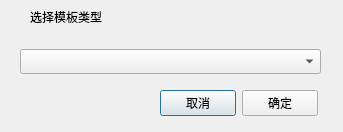
<?xml version="1.0" encoding="UTF-8"?>
<ui version="4.0">
 <class>FrmSelectModuleVersion</class>
 <widget class="QDialog" name="FrmSelectModuleVersion">
  <property name="geometry">
   <rect>
    <x>0</x>
    <y>0</y>
    <width>343</width>
    <height>132</height>
   </rect>
  </property>
  <property name="windowTitle">
   <string>Dialog</string>
  </property>
  <layout class="QGridLayout" name="gridLayout">
   <property name="leftMargin">
    <number>0</number>
   </property>
   <property name="topMargin">
    <number>0</number>
   </property>
   <property name="rightMargin">
    <number>0</number>
   </property>
   <property name="bottomMargin">
    <number>0</number>
   </property>
   <item row="0" column="0">
    <widget class="QWidget" name="widget_title" native="true">
     <property name="sizePolicy">
      <sizepolicy hsizetype="Preferred" vsizetype="Fixed">
       <horstretch>0</horstretch>
       <verstretch>0</verstretch>
      </sizepolicy>
     </property>
     <property name="minimumSize">
      <size>
       <width>100</width>
       <height>33</height>
      </size>
     </property>
     <layout class="QHBoxLayout" name="horizontalLayout_2">
      <property name="spacing">
       <number>0</number>
      </property>
      <property name="leftMargin">
       <number>0</number>
      </property>
      <property name="topMargin">
       <number>0</number>
      </property>
      <property name="rightMargin">
       <number>0</number>
      </property>
      <property name="bottomMargin">
       <number>0</number>
      </property>
      <item>
       <widget class="QLabel" name="lab_Ico">
        <property name="sizePolicy">
         <sizepolicy hsizetype="Minimum" vsizetype="Preferred">
          <horstretch>0</horstretch>
          <verstretch>0</verstretch>
         </sizepolicy>
        </property>
        <property name="minimumSize">
         <size>
          <width>30</width>
          <height>0</height>
         </size>
        </property>
        <property name="text">
         <string/>
        </property>
        <property name="alignment">
         <set>Qt::AlignCenter</set>
        </property>
       </widget>
      </item>
      <item>
       <widget class="QLabel" name="lab_Title">
        <property name="sizePolicy">
         <sizepolicy hsizetype="Expanding" vsizetype="Preferred">
          <horstretch>0</horstretch>
          <verstretch>0</verstretch>
         </sizepolicy>
        </property>
        <property name="styleSheet">
         <string notr="true">font: 10pt &quot;微软雅黑&quot;;</string>
        </property>
        <property name="text">
         <string>选择模板类型</string>
        </property>
        <property name="alignment">
         <set>Qt::AlignLeading|Qt::AlignLeft|Qt::AlignVCenter</set>
        </property>
       </widget>
      </item>
      <item>
       <widget class="QWidget" name="widget_menu" native="true">
        <property name="sizePolicy">
         <sizepolicy hsizetype="Minimum" vsizetype="Preferred">
          <horstretch>0</horstretch>
          <verstretch>0</verstretch>
         </sizepolicy>
        </property>
        <layout class="QHBoxLayout" name="horizontalLayout">
         <property name="spacing">
          <number>0</number>
         </property>
         <property name="leftMargin">
          <number>0</number>
         </property>
         <property name="topMargin">
          <number>0</number>
         </property>
         <property name="rightMargin">
          <number>0</number>
         </property>
         <property name="bottomMargin">
          <number>0</number>
         </property>
         <item>
          <widget class="QPushButton" name="btnMenu">
           <property name="enabled">
            <bool>false</bool>
           </property>
           <property name="sizePolicy">
            <sizepolicy hsizetype="Minimum" vsizetype="Expanding">
             <horstretch>0</horstretch>
             <verstretch>0</verstretch>
            </sizepolicy>
           </property>
           <property name="minimumSize">
            <size>
             <width>31</width>
             <height>0</height>
            </size>
           </property>
           <property name="cursor">
            <cursorShape>ArrowCursor</cursorShape>
           </property>
           <property name="focusPolicy">
            <enum>Qt::NoFocus</enum>
           </property>
           <property name="toolTip">
            <string/>
           </property>
           <property name="text">
            <string/>
           </property>
           <property name="flat">
            <bool>true</bool>
           </property>
          </widget>
         </item>
         <item>
          <widget class="QPushButton" name="btnMenu_Max">
           <property name="enabled">
            <bool>false</bool>
           </property>
           <property name="sizePolicy">
            <sizepolicy hsizetype="Minimum" vsizetype="Expanding">
             <horstretch>0</horstretch>
             <verstretch>0</verstretch>
            </sizepolicy>
           </property>
           <property name="minimumSize">
            <size>
             <width>31</width>
             <height>0</height>
            </size>
           </property>
           <property name="cursor">
            <cursorShape>ArrowCursor</cursorShape>
           </property>
           <property name="focusPolicy">
            <enum>Qt::NoFocus</enum>
           </property>
           <property name="toolTip">
            <string/>
           </property>
           <property name="text">
            <string/>
           </property>
           <property name="flat">
            <bool>true</bool>
           </property>
          </widget>
         </item>
         <item>
          <widget class="QPushButton" name="btnMenu_Min">
           <property name="sizePolicy">
            <sizepolicy hsizetype="Minimum" vsizetype="Expanding">
             <horstretch>0</horstretch>
             <verstretch>0</verstretch>
            </sizepolicy>
           </property>
           <property name="minimumSize">
            <size>
             <width>31</width>
             <height>0</height>
            </size>
           </property>
           <property name="cursor">
            <cursorShape>ArrowCursor</cursorShape>
           </property>
           <property name="focusPolicy">
            <enum>Qt::NoFocus</enum>
           </property>
           <property name="toolTip">
            <string>最小化</string>
           </property>
           <property name="text">
            <string/>
           </property>
           <property name="flat">
            <bool>true</bool>
           </property>
          </widget>
         </item>
         <item>
          <widget class="QPushButton" name="btnMenu_Close">
           <property name="sizePolicy">
            <sizepolicy hsizetype="Minimum" vsizetype="Expanding">
             <horstretch>0</horstretch>
             <verstretch>0</verstretch>
            </sizepolicy>
           </property>
           <property name="minimumSize">
            <size>
             <width>40</width>
             <height>0</height>
            </size>
           </property>
           <property name="cursor">
            <cursorShape>ArrowCursor</cursorShape>
           </property>
           <property name="focusPolicy">
            <enum>Qt::NoFocus</enum>
           </property>
           <property name="toolTip">
            <string>关闭</string>
           </property>
           <property name="text">
            <string/>
           </property>
           <property name="flat">
            <bool>true</bool>
           </property>
          </widget>
         </item>
        </layout>
       </widget>
      </item>
     </layout>
    </widget>
   </item>
   <item row="1" column="0">
    <widget class="QWidget" name="widget_main" native="true">
     <property name="styleSheet">
      <string notr="true">font: 10pt &quot;微软雅黑&quot;;</string>
     </property>
     <widget class="QComboBox" name="comboBox">
      <property name="geometry">
       <rect>
        <x>20</x>
        <y>10</y>
        <width>301</width>
        <height>25</height>
       </rect>
      </property>
     </widget>
     <widget class="QWidget" name="">
      <property name="geometry">
       <rect>
        <x>160</x>
        <y>50</y>
        <width>158</width>
        <height>29</height>
       </rect>
      </property>
      <layout class="QHBoxLayout" name="horizontalLayout_3">
       <item>
        <widget class="QPushButton" name="btnCancel">
         <property name="text">
          <string>取消</string>
         </property>
        </widget>
       </item>
       <item>
        <widget class="QPushButton" name="btnOk">
         <property name="text">
          <string>确定</string>
         </property>
        </widget>
       </item>
      </layout>
     </widget>
    </widget>
   </item>
  </layout>
 </widget>
 <resources/>
 <connections/>
</ui>
